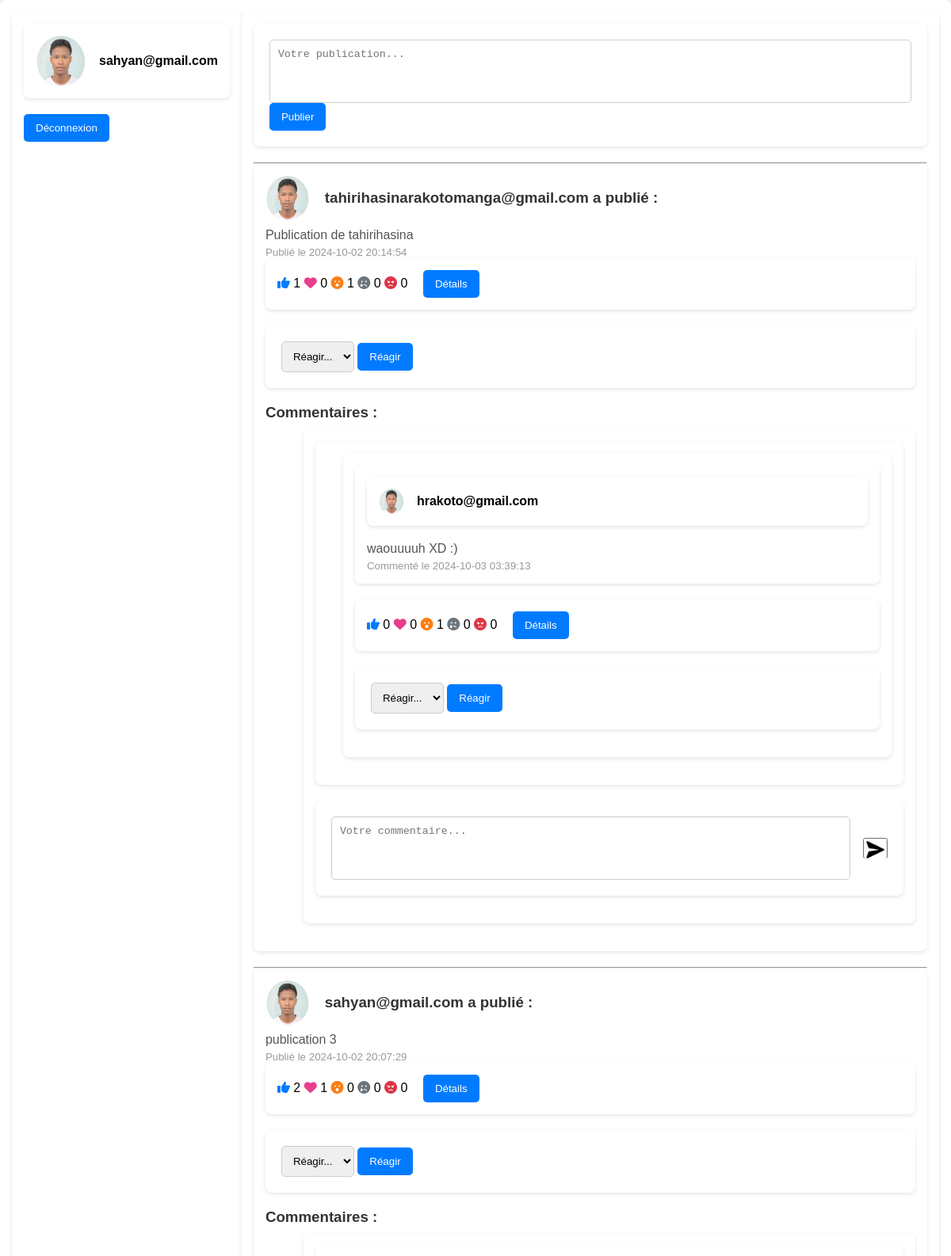
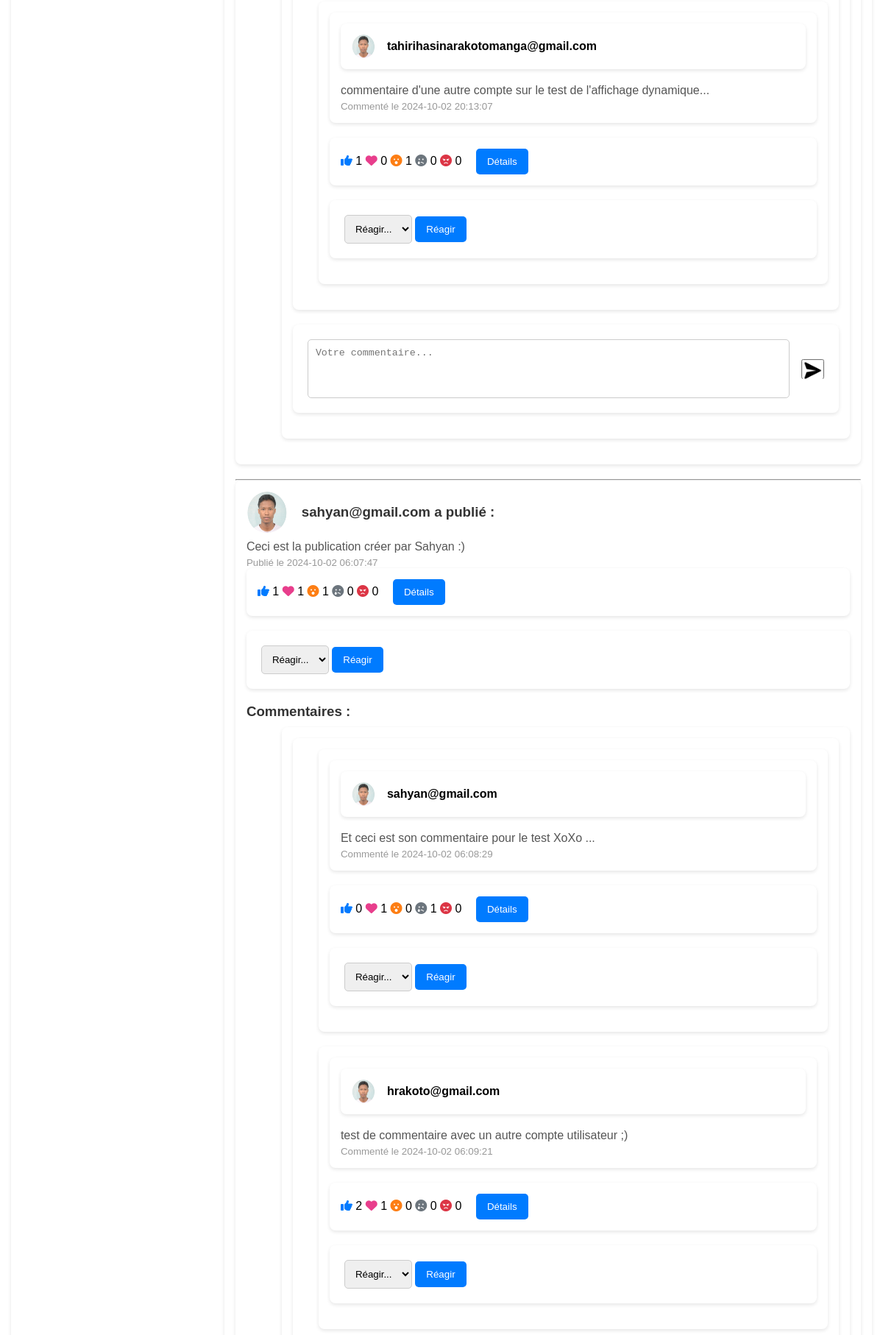
The page /src/home.php (signed in, upper part) on the database its author committed (2 pictures, top to bottom).
### tables this page shows
CREATE TABLE `users` (
  `id` int NOT NULL AUTO_INCREMENT,
  `email` varchar(255) NOT NULL,
  `password` varchar(255) NOT NULL,
  `created_at` timestamp NULL DEFAULT CURRENT_TIMESTAMP,
  PRIMARY KEY (`id`),
  UNIQUE KEY `email` (`email`)
);

CREATE TABLE `posts` (
  `id` int NOT NULL AUTO_INCREMENT,
  `user_id` int DEFAULT NULL,
  `content` text NOT NULL,
  `created_at` timestamp NULL DEFAULT CURRENT_TIMESTAMP,
  PRIMARY KEY (`id`),
  KEY `user_id` (`user_id`),
  CONSTRAINT `posts_ibfk_1` FOREIGN KEY (`user_id`) REFERENCES `users` (`id`)
);

CREATE TABLE `comments` (
  `id` int NOT NULL AUTO_INCREMENT,
  `post_id` int DEFAULT NULL,
  `user_id` int DEFAULT NULL,
  `content` text NOT NULL,
  `created_at` timestamp NULL DEFAULT CURRENT_TIMESTAMP,
  PRIMARY KEY (`id`),
  KEY `post_id` (`post_id`),
  KEY `user_id` (`user_id`),
  CONSTRAINT `comments_ibfk_1` FOREIGN KEY (`post_id`) REFERENCES `posts` (`id`),
  CONSTRAINT `comments_ibfk_2` FOREIGN KEY (`user_id`) REFERENCES `users` (`id`)
);

### src/home.php (the view, shortened to what this page needs)
<?php
include("db.php");
$user_id = $_SESSION['user_id'];
$user_login = $pdo->prepare('SELECT email FROM users WHERE id = ?');
$user_login->execute([$user_id]);
$user_email = $user_login->fetch();
$posts = $pdo->query('SELECT posts.*, users.email FROM posts JOIN users ON posts.user_id = users.id ORDER BY posts.created_at DESC')->fetchAll();
?>
<link rel="stylesheet" href="../style/style.css">
<link rel="stylesheet" href="https://cdnjs.cloudflare.com/ajax/libs/font-awesome/6.0.0-beta3/css/all.min.css">
<div class="container">
    <div>
        <div class="user">
            <img src="../img/imageTeste.png" alt="Photo de profil" class="pdp">
            <h4><?= htmlspecialchars($user_email['email']) ?></h4>
        </div>
        <button class="btn"><a href="logout.php">Déconnexion</a></button>
    </div>
    <div class="content">
        <form id="post-form">
            <textarea name="content" placeholder="Votre publication..." required></textarea>
            <button class="btn" type="submit">Publier</button>
        </form>
        <hr>
        <?php foreach ($posts as $post): ?>
            <div>
                <h3 class="head-post"><img src="../img/imageTeste.png" alt="photo de profil" class="image-gros"><?= htmlspecialchars($post['email']) ?> a publié :</h3>
                <p><?= nl2br(htmlspecialchars($post['content'])) ?></p>
                <small>Publié le <?= htmlspecialchars($post['created_at']) ?></small>
                <div>
                    <?php
                    $reactions = $pdo->prepare('SELECT type, user_id, created_at FROM reactions WHERE post_id = ?');
                    $reactions->execute([$post['id']]);
                    $reactionDetails = $reactions->fetchAll(PDO::FETCH_ASSOC);
                    $reactionCounts = [];
                    foreach ($reactionDetails as $reaction) {
                        $reactionCounts[$reaction['type']] = ($reactionCounts[$reaction['type']] ?? 0) + 1;
                    }
                    ?>
                    <span id="reactions-<?= $post['id'] ?>">
                        <i class="fas fa-thumbs-up reaction-like" title="Like"></i> <?= $reactionCounts['like'] ?? 0 ?>
                        <i class="fas fa-heart reaction-love" title="Love"></i> <?= $reactionCounts['love'] ?? 0 ?>
                        <i class="fas fa-surprise reaction-wow" title="Wow"></i> <?= $reactionCounts['wow'] ?? 0 ?>
                        <i class="fas fa-sad-tear reaction-sad" title="Sad"></i> <?= $reactionCounts['sad'] ?? 0 ?>
                        <i class="fas fa-angry reaction-angry" title="Angry"></i> <?= $reactionCounts['angry'] ?? 0 ?>
                    </span>
                    <button class="btn" onclick="toggleDetails(<?= $post['id'] ?>)">Détails</button>
                </div>
                <form onsubmit="event.preventDefault(); update_post_reactions(<?= $post['id'] ?>, this.reaction.value);">
                    <select name="reaction" required>
                        <option value="" disabled selected>Réagir...</option>
                    </select>
                    <button type="submit" class="btn">Réagir</button>
                </form>
                <h3>Commentaires :</h3>
                <div class="commets-section">
                    <div id="comments-<?= $post['id']?>">
                        <?php
                        $comments = $pdo->prepare('SELECT comments.*, users.email FROM comments JOIN users ON comments.user_id = users.id WHERE post_id = ?');
                        $comments->execute([$post['id']]);
                        foreach ($comments as $comment): ?>
                            <div style="margin-left: 20px;">
                                <div class="comment-item">
                                    <div class="comment-inside">
                                        <img src="../img/imageTeste.png" alt="Photo de profil" class="image-mini">
                                        <strong><?= htmlspecialchars($comment['email']) ?></strong>
                                    </div>
                                    <p><?= nl2br(htmlspecialchars($comment['content'])) ?></p>
                                    <small>Commenté le <?= htmlspecialchars($comment['created_at']) ?></small>
                                </div>
                                <div>
                                    <?php
                                    $commentReactions = $pdo->prepare('SELECT type, user_id, created_at FROM reactions WHERE comment_id = ?');
                                    $commentReactions->execute([$comment['id']]);
                                    $reactionDetails = $commentReactions->fetchAll(PDO::FETCH_ASSOC);
                                    $reactionCounts = [];
                                    foreach ($reactionDetails as $reaction) {
                                        $reactionCounts[$reaction['type']] = ($reactionCounts[$reaction['type']] ?? 0) + 1;
                                    }
                                    ?>
                                    <span id="reactions-comment-<?= $comment['id'] ?>">
                                        <i class="fas fa-thumbs-up reaction-like" title="Like"></i> <?= $reactionCounts['like'] ?? 0 ?>
                                        <i class="fas fa-heart reaction-love" title="Love"></i> <?= $reactionCounts['love'] ?? 0 ?>
                                        <i class="fas fa-surprise reaction-wow" title="Wow"></i> <?= $reactionCounts['wow'] ?? 0 ?>
                                        <i class="fas fa-sad-tear reaction-sad" title="Sad"></i> <?= $reactionCounts['sad'] ?? 0 ?>
                                        <i class="fas fa-angry reaction-angry" title="Angry"></i> <?= $reactionCounts['angry'] ?? 0 ?>
                                    </span>
                                    <button class="btn" onclick="toggleDetails(<?= $comment['id'] ?>, 'comment')">Détails</button>
                                </div>
                                <form onsubmit="event.preventDefault(); update_comment_reactions(<?= $comment['id'] ?>, this.reaction.value);">
                                    <select name="reaction" required>
                                        <option value="" disabled selected>Réagir...</option>
                                    </select>
                                    <button type="submit" class="btn">Réagir</button>
                                </form>
                            </div>
                        <?php endforeach; ?>
                    </div>
                    <form class="comment-form" data-post-id="<?= $post['id'] ?>">
                        <textarea name="comment_content" placeholder="Votre commentaire..." required></textarea>
                        <button class="comment-box" type="submit" class="envoyer"><img src="../img/envoyer.png" alt="envoyer" class="envoyer"></button>
                    </form>
                </div>
            </div>
            <hr>
        <?php endforeach; ?>
    </div>
</div>

### style/style.css (style rules this page uses)
* { margin: 0; padding: 0; box-sizing: border-box; }
.commets-section { margin-left: 3em; }
.envoyer { width: 2em; height: 2em; border: none; color: rgb(27, 123, 233); background-color: white; }
.container { display: flex; }
.content { width: 100%; }
.user { height: fit-content; display: flex; gap : 1em; align-items: center; }
.pdp { border-radius: 50%; width: 4em; height: 4em; }
form { background: white; padding: 20px; border-radius: 8px; box-shadow: 0 2px 5px rgba(0, 0, 0, 0.1); margin-bottom: 20px; }
textarea { width: 100%; height: 80px; border-radius: 5px; border: 1px solid #ccc; padding: 10px; resize: none; }
.btn { background-color: #007bff; color: white; border: none; border-radius: 5px; padding: 10px 15px; cursor: pointer; transition: background 0.3s; }
div { background: white; padding: 15px; border-radius: 8px; box-shadow: 0 2px 5px rgba(0, 0, 0, 0.1); margin-bottom: 20px; }
h3 { margin: 0 0 10px; color: #333; }
p { margin: 5px 0; color: #555;/ }
small { display: block; color: #999; margin-top: 5px; }
span { display: inline-block; margin-right: 15px; }
.reaction-like { color: #007bff; }
.reaction-love { color: #e83e8c; }
.reaction-wow { color: #fd7e14; }
.reaction-sad { color: #6c757d; }
.reaction-angry { color: #dc3545; }
select { border-radius: 5px; border: 1px solid #ccc; padding: 10px; }
button a { color: white; text-decoration: none; }
.comment-inside, .head-post { display: flex; align-items: center; gap: 1em; }
.comment-box { height: 2em; }
.comment-form { width: 100%; display: flex; align-items: center; gap: 1em; }
.image-gros { border-radius: 50%; width: 3em; height: 3em; }
.image-mini { border-radius: 50%; width: 2em; height: 2em; }

### rows shown on the page
users: email "sahyan@gmail.com"
posts: user.email "tahirihasinarakotomanga@gmail.com", content "Publication de tahirihasina", created_at "2024-10-02 20:14:54", like "1", love "0", wow "1", sad "0", angry "0"
comments: user.email "hrakoto@gmail.com", content "waouuuuh XD :)", created_at "2024-10-03 03:39:13", like "0", love "0", wow "1", sad "0", angry "0"
posts: user.email "sahyan@gmail.com", content "publication 3", created_at "2024-10-02 20:07:29", like "2", love "1", wow "0", sad "0", angry "0"
comments: user.email "tahirihasinarakotomanga@gmail.com", content "commentaire d'une autre compte sur le test de l'affichage dynamique...", created_at "2024-10-02 20:13:07", like "1", love "0", wow "1", sad "0", angry "0"
posts: user.email "sahyan@gmail.com", content "Ceci est la publication créer par Sahyan :)", created_at "2024-10-02 06:07:47", like "1", love "1", wow "1", sad "0", angry "0"
comments: user.email "sahyan@gmail.com", content "Et ceci est son commentaire pour le test XoXo ...", created_at "2024-10-02 06:08:29", like "0", love "1", wow "0", sad "1", angry "0"
comments: user.email "hrakoto@gmail.com", content "test de commentaire avec un autre compte utilisateur ;)", created_at "2024-10-02 06:09:21", like "2", love "1", wow "0", sad "0", angry "0"
